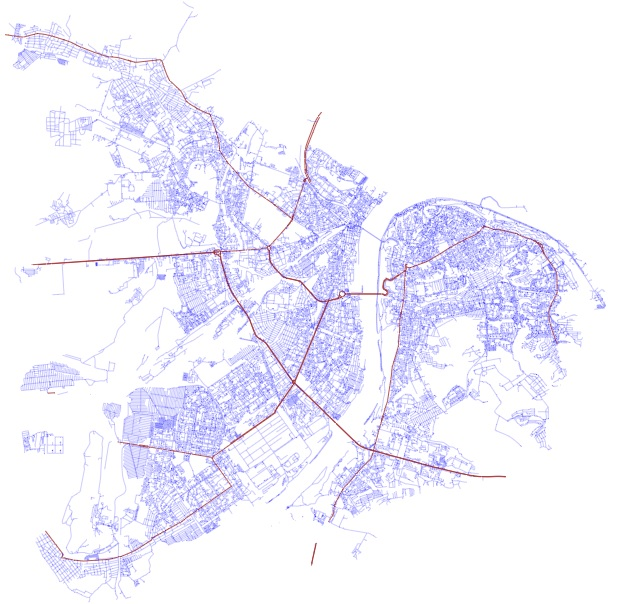

Write the Python code that produced this figure.
import argparse
import csv
import inspect
import math

import svgwrite
from lxml import objectify
from tqdm import tqdm


a = 6378137.0
b = 6356752.3142

f = (a - b) / a
e = math.sqrt(2 * f - f ** 2)
ValidHighways = ["motorway", "motorway_link", "trunk", "trunk_link", "primary", "primary_link", "secondary",
                 "secondary_link", "tertiary", "tertiary_link", "unclassified", "road", "service", "living_street",
                 "residential"]


def LatLongToMerc(lon, lat):
    if lat > 89.5:
        lat = 89.5
    if lat < -89.5:
        lat = -89.5

    rLat = math.radians(lat)
    rLong = math.radians(lon)

    x = a * rLong
    y = a * math.log(
        math.tan(math.pi / 4 + rLat / 2) * ((1 - e * math.sin(rLat)) / (1 + e * math.sin(rLat))) ** (e / 2))
    return x, y


def LatToMerc(lat):
    rLat = math.radians(lat)
    return a * math.log(
        math.tan(math.pi / 4 + rLat / 2) * ((1 - e * math.sin(rLat)) / (1 + e * math.sin(rLat))) ** (e / 2))


def LongToMerc(lon):
    return a * math.radians(lon)


def WriteToSvg(osmName, svgName="graph.svg", enlargementKoef=100):
    print("Writing to SVG has started")
    dwg = svgwrite.Drawing(svgName)
    with open(osmName, encoding="utf_8_sig") as f:
        xml = f.read()
    root = objectify.fromstring(xml)
    

    minCoordY, minCoordX = LatLongToMerc(float(root.getchildren()[0].attrib['minlon']),
                                         float(root.getchildren()[0].attrib['minlat']))
    centerX = ((LatToMerc(float(root.getchildren()[0].attrib['maxlat'])) + minCoordX) / 2 - minCoordX)/enlargementKoef
    centerY = ((LongToMerc(float(root.getchildren()[0].attrib['maxlon'])) + minCoordY) / 2 - minCoordY)/enlargementKoef
    nodes_dict = {
        node.attrib['id']: (centerX + ((LongToMerc(float(node.attrib['lon'])) - minCoordY) / enlargementKoef - centerY),
                            centerY - ((LatToMerc(float(node.attrib['lat'])) - minCoordX) / enlargementKoef - centerX))
        for node in root.xpath('//node')}
    for way in tqdm(root.xpath("//way[.//tag[@k = 'highway']]")):
        if (way.xpath("tag[@k = 'highway']")[0].attrib['v'] in ValidHighways):
            points = []
            for nd in way.xpath("nd"):
                if (nd.attrib['ref'] in nodes_dict):
                    points.append(nodes_dict[nd.attrib['ref']])
            if len(points) > 0:
                dwg.add(dwg.polyline(points, stroke='brown' if way.xpath("tag[@k = 'highway']")[0].attrib['v'] == 'primary'
                                     else 'blue', fill='none', stroke_width=0.8
                if way.xpath("tag[@k = 'highway']")[0].attrib['v'] == 'primary' else 0.2))
    print("Writing to {0} has ended successfully!".format(svgName))
    dwg.save()
    f.close()


def WriteAdjacencyListToCSV(csv_file, dict_data):
    with open(csv_file, 'w', newline='') as csvfile:
        writer = csv.writer(csvfile)
        writer.writerow(['sep=,'])
        writer.writerow(["Node", "Adjacent nodes"])
        for key, val in tqdm(dict_data.items()):
            if len(val) > 0:
                writer.writerow([key, val])
    print("Writing to {0} has ended successfully!".format(csv_file))


def WriteAdjacencyMatrixToCSV(csv_file, dict_data):
    print("Writing Matrix to CSV has started! (It takes large amount of time and about 3GB of disk space. Be ready! "
          "Also you can break operation at any time using Ctrl + C")
    with open(csv_file, 'w', newline='') as csvfile:
        writer = csv.writer(csvfile)
        writer.writerow(['sep=,'])
        nodes = {node: val for (node, val) in dict_data.items() if len(val) > 0}
        writer.writerow(['', *nodes.keys()])
        for key, val in tqdm(nodes.items()):
            sb = []
            for adj in nodes.keys():
                sb.append('1,' if (adj in val) else '0,')
            writer.writerow([key, *sb])
    print("Writing to {0} has ended successfully!".format(csv_file))


def WriteToCSV(osmName, adjacencyListName="adjacencyList.csv", adjacencyMatrixName="adjacencyMatrix.csv",
               writeList=True, writeMatrix=False):
    print("Writing to CSV has started")
    with open(osmName, encoding="utf_8_sig") as f:
        xml = f.read()
    root = objectify.fromstring(xml)
    adjacencyDict = {node.attrib['id']: set() for node in root.xpath('//node')}
    for way in tqdm(root.xpath("//way[.//tag[@k = 'highway']]")):
        if (way.xpath("tag[@k = 'highway']")[0].attrib['v'] in ValidHighways):
            way_nodes = way.xpath("nd")
            for idx, nd in enumerate(way_nodes):
                if (nd.attrib["ref"] in adjacencyDict):
                    adjacencyDict[nd.attrib['ref']].update(filter(lambda x: x is not None
                                                                            and x in adjacencyDict,
                                                                  {way_nodes[idx - 1].attrib["ref"]
                                                                   if idx > 0 else None,
                                                                   way_nodes[idx + 1].attrib["ref"]
                                                                   if idx < len(way_nodes) - 1
                                                                   else None}))
    if writeList:
        WriteAdjacencyListToCSV(adjacencyListName, dict_data=adjacencyDict)
    if writeMatrix:
        WriteAdjacencyMatrixToCSV(adjacencyMatrixName, dict_data=adjacencyDict)


if __name__ == "__main__":
    parser = argparse.ArgumentParser(add_help=True)
    parser.add_argument("-s", "--writetosvg", help="Check if you want to write to svg file", action='store_true')
    parser.add_argument("-l", "--writelist",
                        help="Check if you want to write adjacency list to csv",
                        action='store_true')
    parser.add_argument("-m", "--writematrix",
                        help="Check if you want to write adjacency matrix to csv (Use with caution!)",
                        action='store_true')
    parser.add_argument("-o", "--osmname", help="Name of the OSM file", default="Nizhny_Novgorod.osm")
    parser.add_argument("-sn", "--svgname", help="Name of the SVG file", default="graph.svg")
    parser.add_argument("-e", "--enlargementcoeff", help="Enlargement coefficient", type=int, default=70)
    parser.add_argument("-ln", "--listname", help="Name of the adjacency list file", default="adjacencyList.csv")
    parser.add_argument("-mn", "--matrixname", help="Name of the adjacency matrix file", default="adjacencyMatrix.csv")
    args = parser.parse_args()

    if not (args.writetosvg or args.writelist or args.writematrix):
        print(
            "Please provide at least one argument. Run {0} -h for help".format(inspect.getfile(inspect.currentframe())))

    if args.writetosvg:
        WriteToSvg(args.osmname, svgName=args.svgname, enlargementKoef=args.enlargementcoeff)
    if args.writelist or args.writematrix:
        WriteToCSV(args.osmname, args.listname, args.matrixname, args.writelist, args.writematrix)
